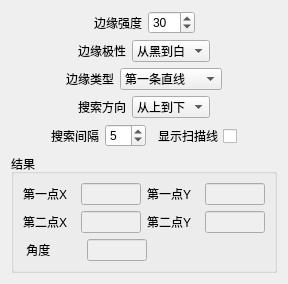
                  <widget class="QWidget" name="page_findLine">
                   <layout class="QVBoxLayout" name="verticalLayout_43" stretch="0,5">
                    <item>
                     <layout class="QVBoxLayout" name="verticalLayout_42">
                      <item>
                       <layout class="QHBoxLayout" name="horizontalLayout_54">
                        <item>
                         <spacer name="horizontalSpacer_47">
                          <property name="orientation">
                           <enum>Qt::Horizontal</enum>
                          </property>
                          <property name="sizeHint" stdset="0">
                           <size>
                            <width>40</width>
                            <height>20</height>
                           </size>
                          </property>
                         </spacer>
                        </item>
                        <item>
                         <widget class="QLabel" name="label_43">
                          <property name="text">
                           <string>边缘强度</string>
                          </property>
                         </widget>
                        </item>
                        <item>
                         <widget class="QSpinBox" name="findLine_strength">
                          <property name="maximum">
                           <number>255</number>
                          </property>
                          <property name="value">
                           <number>30</number>
                          </property>
                         </widget>
                        </item>
                        <item>
                         <spacer name="horizontalSpacer_48">
                          <property name="orientation">
                           <enum>Qt::Horizontal</enum>
                          </property>
                          <property name="sizeHint" stdset="0">
                           <size>
                            <width>40</width>
                            <height>20</height>
                           </size>
                          </property>
                         </spacer>
                        </item>
                       </layout>
                      </item>
                      <item>
                       <layout class="QHBoxLayout" name="horizontalLayout_55">
                        <item>
                         <spacer name="horizontalSpacer_49">
                          <property name="orientation">
                           <enum>Qt::Horizontal</enum>
                          </property>
                          <property name="sizeHint" stdset="0">
                           <size>
                            <width>40</width>
                            <height>20</height>
                           </size>
                          </property>
                         </spacer>
                        </item>
                        <item>
                         <widget class="QLabel" name="label_44">
                          <property name="text">
                           <string>边缘极性</string>
                          </property>
                         </widget>
                        </item>
                        <item>
                         <widget class="QComboBox" name="findLine_polarity">
                          <item>
                           <property name="text">
                            <string>从黑到白</string>
                           </property>
                          </item>
                          <item>
                           <property name="text">
                            <string>从白到黑</string>
                           </property>
                          </item>
                          <item>
                           <property name="text">
                            <string>所有</string>
                           </property>
                          </item>
                         </widget>
                        </item>
                        <item>
                         <spacer name="horizontalSpacer_50">
                          <property name="orientation">
                           <enum>Qt::Horizontal</enum>
                          </property>
                          <property name="sizeHint" stdset="0">
                           <size>
                            <width>40</width>
                            <height>20</height>
                           </size>
                          </property>
                         </spacer>
                        </item>
                       </layout>
                      </item>
                      <item>
                       <layout class="QHBoxLayout" name="horizontalLayout_56">
                        <item>
                         <spacer name="horizontalSpacer_51">
                          <property name="orientation">
                           <enum>Qt::Horizontal</enum>
                          </property>
                          <property name="sizeHint" stdset="0">
                           <size>
                            <width>40</width>
                            <height>20</height>
                           </size>
                          </property>
                         </spacer>
                        </item>
                        <item>
                         <widget class="QLabel" name="label_45">
                          <property name="text">
                           <string>边缘类型</string>
                          </property>
                         </widget>
                        </item>
                        <item>
                         <widget class="QComboBox" name="findLine_type">
                          <item>
                           <property name="text">
                            <string>第一条直线</string>
                           </property>
                          </item>
                          <item>
                           <property name="text">
                            <string>最后一条直线</string>
                           </property>
                          </item>
                          <item>
                           <property name="text">
                            <string>最佳直线</string>
                           </property>
                          </item>
                         </widget>
                        </item>
                        <item>
                         <spacer name="horizontalSpacer_52">
                          <property name="orientation">
                           <enum>Qt::Horizontal</enum>
                          </property>
                          <property name="sizeHint" stdset="0">
                           <size>
                            <width>40</width>
                            <height>20</height>
                           </size>
                          </property>
                         </spacer>
                        </item>
                       </layout>
                      </item>
                      <item>
                       <layout class="QHBoxLayout" name="horizontalLayout_66">
                        <item>
                         <spacer name="horizontalSpacer_62">
                          <property name="orientation">
                           <enum>Qt::Horizontal</enum>
                          </property>
                          <property name="sizeHint" stdset="0">
                           <size>
                            <width>40</width>
                            <height>20</height>
                           </size>
                          </property>
                         </spacer>
                        </item>
                        <item>
                         <widget class="QLabel" name="label_58">
                          <property name="text">
                           <string>搜索方向</string>
                          </property>
                         </widget>
                        </item>
                        <item>
                         <widget class="QComboBox" name="findLine_direction">
                          <item>
                           <property name="text">
                            <string>从上到下</string>
                           </property>
                          </item>
                          <item>
                           <property name="text">
                            <string>从下到上</string>
                           </property>
                          </item>
                          <item>
                           <property name="text">
                            <string>从左到右</string>
                           </property>
                          </item>
                          <item>
                           <property name="text">
                            <string>从右到左</string>
                           </property>
                          </item>
                         </widget>
                        </item>
                        <item>
                         <spacer name="horizontalSpacer_63">
                          <property name="orientation">
                           <enum>Qt::Horizontal</enum>
                          </property>
                          <property name="sizeHint" stdset="0">
                           <size>
                            <width>40</width>
                            <height>20</height>
                           </size>
                          </property>
                         </spacer>
                        </item>
                       </layout>
                      </item>
                      <item>
                       <layout class="QHBoxLayout" name="horizontalLayout_57">
                        <item>
                         <spacer name="horizontalSpacer_53">
                          <property name="orientation">
                           <enum>Qt::Horizontal</enum>
                          </property>
                          <property name="sizeHint" stdset="0">
                           <size>
                            <width>40</width>
                            <height>20</height>
                           </size>
                          </property>
                         </spacer>
                        </item>
                        <item>
                         <widget class="QLabel" name="label_46">
                          <property name="text">
                           <string>搜索间隔</string>
                          </property>
                         </widget>
                        </item>
                        <item>
                         <widget class="QSpinBox" name="findLine_distance">
                          <property name="value">
                           <number>5</number>
                          </property>
                         </widget>
                        </item>
                        <item>
                         <widget class="QCheckBox" name="findLine_show">
                          <property name="layoutDirection">
                           <enum>Qt::RightToLeft</enum>
                          </property>
                          <property name="text">
                           <string>显示扫描线</string>
                          </property>
                         </widget>
                        </item>
                        <item>
                         <spacer name="horizontalSpacer_54">
                          <property name="orientation">
                           <enum>Qt::Horizontal</enum>
                          </property>
                          <property name="sizeHint" stdset="0">
                           <size>
                            <width>40</width>
                            <height>20</height>
                           </size>
                          </property>
                         </spacer>
                        </item>
                       </layout>
                      </item>
                     </layout>
                    </item>
                    <item>
                     <widget class="QGroupBox" name="groupBox_19">
                      <property name="title">
                       <string>结果</string>
                      </property>
                      <layout class="QVBoxLayout" name="verticalLayout_45">
                       <item>
                        <layout class="QVBoxLayout" name="verticalLayout_44">
                         <item>
                          <layout class="QHBoxLayout" name="horizontalLayout_58">
                           <item>
                            <widget class="QLabel" name="label_47">
                             <property name="text">
                              <string>第一点X</string>
                             </property>
                            </widget>
                           </item>
                           <item>
                            <widget class="QLineEdit" name="findLine_firstX">
                             <property name="enabled">
                              <bool>false</bool>
                             </property>
                             <property name="maximumSize">
                              <size>
                               <width>60</width>
                               <height>16777215</height>
                              </size>
                             </property>
                            </widget>
                           </item>
                           <item>
                            <widget class="QLabel" name="label_48">
                             <property name="text">
                              <string>第一点Y</string>
                             </property>
                            </widget>
                           </item>
                           <item>
                            <widget class="QLineEdit" name="findLine_firstY">
                             <property name="enabled">
                              <bool>false</bool>
                             </property>
                             <property name="maximumSize">
                              <size>
                               <width>60</width>
                               <height>16777215</height>
                              </size>
                             </property>
                            </widget>
                           </item>
                          </layout>
                         </item>
                         <item>
                          <layout class="QHBoxLayout" name="horizontalLayout_59">
                           <item>
                            <widget class="QLabel" name="label_49">
                             <property name="text">
                              <string>第二点X</string>
                             </property>
                            </widget>
                           </item>
                           <item>
                            <widget class="QLineEdit" name="findLine_secondX">
                             <property name="enabled">
                              <bool>false</bool>
                             </property>
                             <property name="maximumSize">
                              <size>
                               <width>60</width>
                               <height>16777215</height>
                              </size>
                             </property>
                             <property name="readOnly">
                              <bool>false</bool>
                             </property>
                            </widget>
                           </item>
                           <item>
                            <widget class="QLabel" name="label_50">
                             <property name="text">
                              <string>第二点Y</string>
                             </property>
                            </widget>
                           </item>
                           <item>
                            <widget class="QLineEdit" name="findLine_secondY">
                             <property name="enabled">
                              <bool>false</bool>
                             </property>
                             <property name="maximumSize">
                              <size>
                               <width>60</width>
                               <height>16777215</height>
                              </size>
                             </property>
                            </widget>
                           </item>
                          </layout>
                         </item>
                         <item>
                          <layout class="QHBoxLayout" name="horizontalLayout_60">
                           <item>
                            <widget class="QLabel" name="label_51">
                             <property name="text">
                              <string> 角度         </string>
                             </property>
                            </widget>
                           </item>
                           <item>
                            <widget class="QLineEdit" name="findLine_angle">
                             <property name="enabled">
                              <bool>false</bool>
                             </property>
                             <property name="maximumSize">
                              <size>
                               <width>60</width>
                               <height>16777215</height>
                              </size>
                             </property>
                             <property name="text">
                              <string/>
                             </property>
                            </widget>
                           </item>
                           <item>
                            <spacer name="horizontalSpacer_55">
                             <property name="orientation">
                              <enum>Qt::Horizontal</enum>
                             </property>
                             <property name="sizeHint" stdset="0">
                              <size>
                               <width>40</width>
                               <height>20</height>
                              </size>
                             </property>
                            </spacer>
                           </item>
                          </layout>
                         </item>
                        </layout>
                       </item>
                      </layout>
                     </widget>
                    </item>
                   </layout>
                  </widget>
